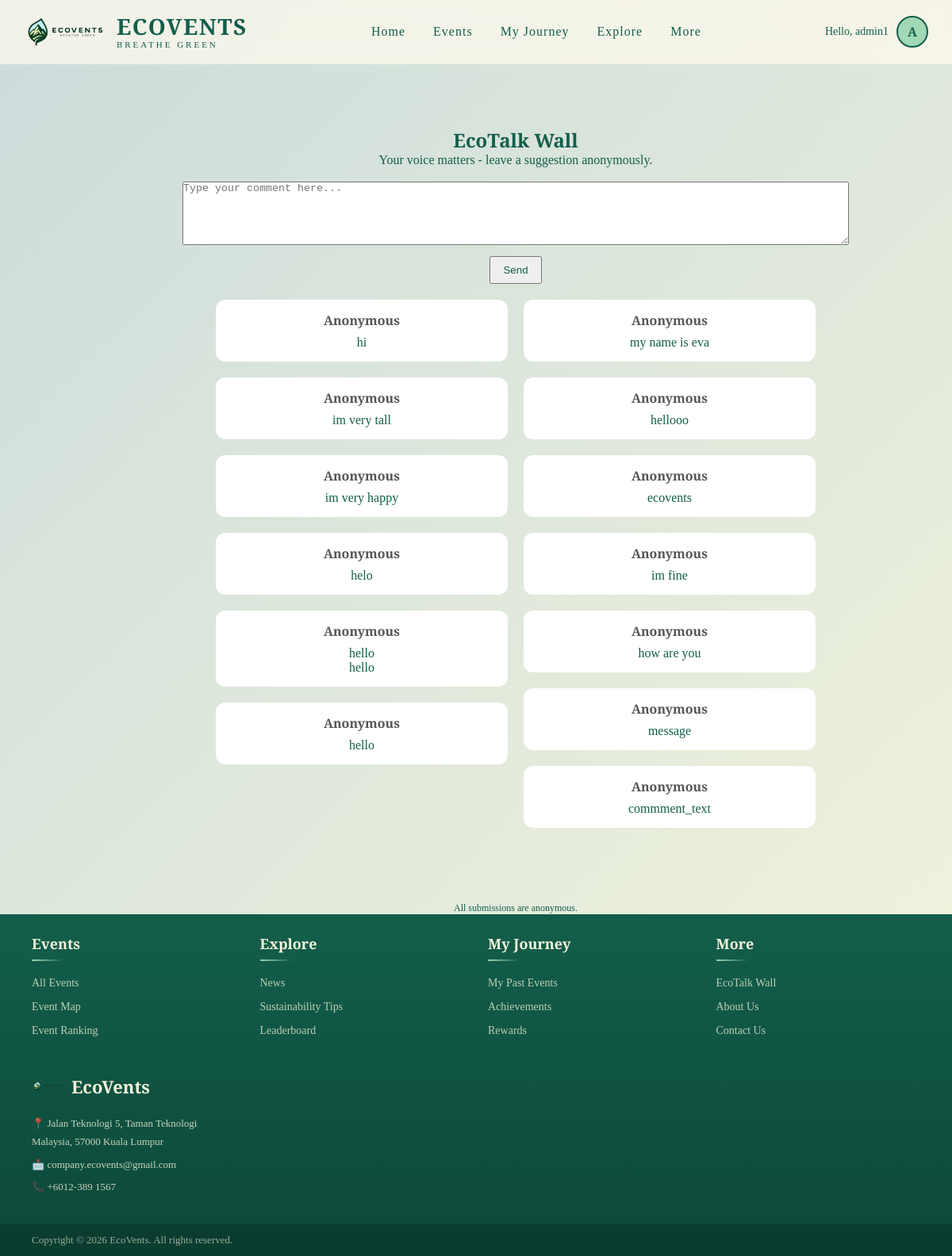
The page /participantPage/ecoTalkWall.php (signed in) on the database its author committed.
### tables this page shows
CREATE TABLE `organizer_user` (
  `user_id` int(11) NOT NULL,
  `password` varchar(255) NOT NULL,
  `name` varchar(255) NOT NULL,
  `email` varchar(255) NOT NULL,
  `role` varchar(255) NOT NULL,
  `google_id` varchar(255) DEFAULT NULL,
  `profile_image` int(11) DEFAULT NULL,
  `event_id` int(11) DEFAULT NULL,
  `event_name` varchar(255) DEFAULT NULL,
  `acc_status` varchar(255) NOT NULL,
  `points` int(11) NOT NULL
);

CREATE TABLE `anonymous_wall` (
  `comment_id` int(21) NOT NULL,
  `comment_text` text NOT NULL,
  `created_at` timestamp NOT NULL DEFAULT current_timestamp() ON UPDATE current_timestamp()
);

### participantPage/ecoTalkWall.php (the view, shortened to what this page needs)
<?php
    include "../guestPage/connect.php";
    $user_id = $_SESSION['user_id'];
    $sql = "SELECT * FROM organizer_user WHERE user_id = $user_id";
    $result = mysqli_query($dbConn, $sql);
    if(mysqli_num_rows($result) > 0){
        $user = mysqli_fetch_assoc($result);
        $name = $user['name'];
        $profile_image = $user['profile_image'];
    } else {
        $name = "User";
        $profile_image = "";
        $display_id = "";
        $points = 0;
    }
    $sql = "SELECT * FROM anonymous_wall ORDER BY created_at DESC";
    $result = mysqli_query($dbConn, $sql);
    ?>
<!DOCTYPE html>
<html lang="en">
<head>
<link rel="stylesheet" href="homep.css">
</head>
<body>
<?php include 'particNavigation.php';?>
<section class="ecotalk-section">
    <center>
    <div class="ecotalk-container">
        <h1 class="ecotalk-title">EcoTalk Wall</h1>
        <p>Your voice matters - leave a suggestion anonymously.</p>
    </div><br>
    <div>
        <form method="post" action="addComment.php">
            <textarea name="message" id="message" placeholder="Type your comment here..." required="requierd"></textarea>
            <br>
            <button type="submit">Send</button>
        </form>
    </div>
    <div class="wall-container">
    <?php
    while($row = mysqli_fetch_assoc($result)){
    ?>
        <div class="comment-box">
            <div class="anonymous">Anonymous</div>
            <div><?php echo nl2br($row['comment_text']); ?></div>
        </div>
    <?php } ?>
    </div>
    <br><br><br>
    <p style="text-align:center; font-size:12px;">
    All submissions are anonymous.
    </p>
    </center>
</section>
<?php include 'particFooter.php';?>
</body>
</html>

### participantPage/particNavigation.php (shortened to what this page needs)
<nav id="navbar">
    <div class="nav-container">
        <a href="homep.php" class="logo-container">
            <img src="../imagessssss/LOGO.png" class="logo-image">
            <div class="logo-text">
                <span class="brand-name">ECOVENTS</span>
                <span class="tagline">BREATHE GREEN</span>
            </div>
        </a>
        <ul class="nav-links">
            <li><a href="homep.php" class="active">Home</a></li>
            <li class="nav-dropdown">
                <a>Events</a>
            </li>
            <li class="nav-dropdown">
                <a>My Journey</a>
            </li>
            <li class="nav-dropdown">
                <a>Explore</a>
            </li>
            <li class="nav-dropdown">
                <a>More</a>
            </li>
        </ul>
        <div class="nav-profile">
            <a href="profile.php" class="profile-link">
                <span class="profile-greeting">Hello, <?php echo $name; ?></span>
                <div class="profile-avatar">
                    <?php if($profile_image && $profile_image != '0'): ?>
                        <img src="<?php echo $profile_image; ?>" alt="Profile">
                    <?php else: ?>
                        <span><?php echo strtoupper(substr($name, 0, 1)); ?></span>
                    <?php endif; ?>
                </div>
            </a>
        </div>
    </div>
</nav>

### participantPage/homep.css (style rules this page uses)
* { margin: 0; padding: 0; box-sizing: border-box; }
a, button { color: inherit; text-decoration: none; }
:root { --primary-green: #135E4B; --secondary-green: #4CB572; --light-green: #A1D8B5; --lightest-green: #CCDCDB; --cream: #F5F5DC; --transition: all 0.6s cubic-bezier(0.22, 1, 0.36, 1); }
body { font-family: 'Playfair Display', serif; background: linear-gradient(135deg, var(--lightest-green), var(--cream)); color: var(--primary-green); overflow-x: hidden; position: relative; min-height: 900px; }
.ecotalk-section { margin-top: 160px; margin-left: 230px; width: 70%; }
nav { position: fixed; top: 0px; left: 0; width: 100%; background: rgba(255,250,238,0.73); backdrop-filter: blur(14px); border-bottom: 1px solid rgba(244,254,219,0.4); z-index: 1000; }
.nav-container { max-width: 1400px; margin: 0 auto; padding: 0 30px; height: 80px; display: flex; justify-content: space-between; align-items: center; }
.logo-container { display: flex; align-items: center; gap: 12px; text-decoration: none; }
.logo-image { height: 55px; }
.logo-text { display: flex; flex-direction: column; align-items: flex-start; justify-content: center; line-height: 1; }
.logo-text .brand-name { font-size: 28px; font-weight: 800; font-family: 'Playfair Display', serif; color: var(--primary-green); letter-spacing: 1.5px; }
.logo-text .tagline { margin-top: 4px; font-size: 11px; font-weight: 500; font-family: 'Playfair Display', serif; color: var(--primary-green); letter-spacing: 3px; }
.nav-links { display: flex; list-style: none; gap: 35px; align-items: center; }
.nav-links a { text-decoration: none; color: var(--primary-green); font-weight: 500; letter-spacing: 1px; position: relative; cursor: pointer; display: block; padding: 8px 0; }
.nav-dropdown { position:relative; }
.nav-profile { display: flex; align-items: center; }
.profile-link { display: flex; align-items: center; gap: 10px; text-decoration: none; color: var(--primary-green); }
.profile-greeting { font-family: 'Tinos', serif; font-size: 14px; font-weight: 500; }
.profile-avatar { width: 40px; height: 40px; border-radius: 50%; background: var(--light-green); display: flex; align-items: center; justify-content: center; overflow: hidden; border: 2px solid var(--primary-green); }
.profile-avatar span { font-family: 'Playfair Display', serif; font-size: 16px; font-weight: 700; color: var(--primary-green); }

### participantPage/ecoTalkWall.php (style rules this page uses)
.wall-container { width: 90%; margin: 20px auto; column-count: 2; column-gap: 20px; }
.comment-box { background: white; padding: 15px; border-radius: 12px; margin-bottom: 20px; display: inline-block; width: 100%; }
.anonymous { font-weight: bold; color: #555; margin-bottom: 8px; }
textarea { width: 100%; height: 80px; }
button { margin-top: 10px; padding: 8px 15px; }

### rows shown on the page
organizer_user: name "admin1", name "A"
anonymous_wall: comment_text "hi"
anonymous_wall: comment_text "im very tall"
anonymous_wall: comment_text "im very happy"
anonymous_wall: comment_text "helo"
anonymous_wall: comment_text "hello hello"
anonymous_wall: comment_text "hello"
anonymous_wall: comment_text "my name is eva"
anonymous_wall: comment_text "hellooo"
anonymous_wall: comment_text "ecovents"
anonymous_wall: comment_text "im fine"
anonymous_wall: comment_text "how are you"
anonymous_wall: comment_text "message"
anonymous_wall: comment_text "commment_text"
